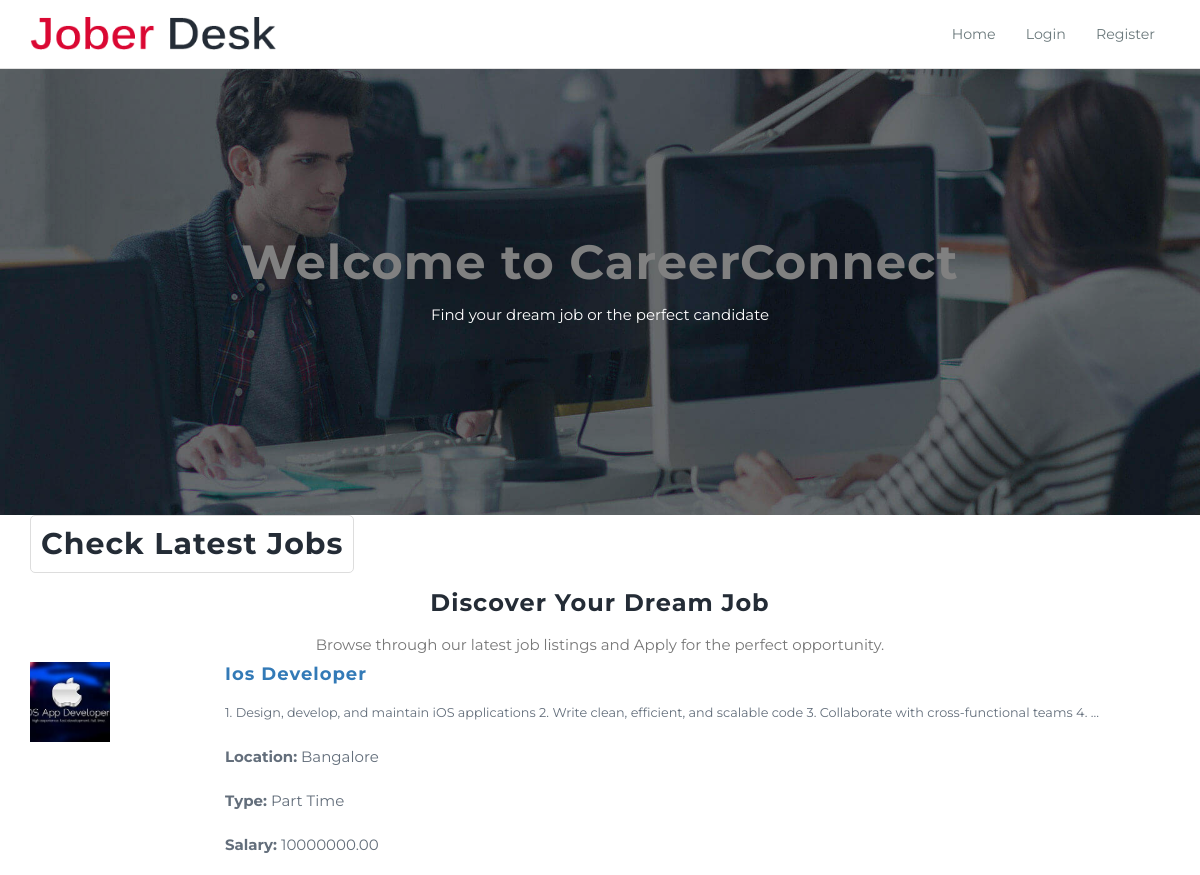
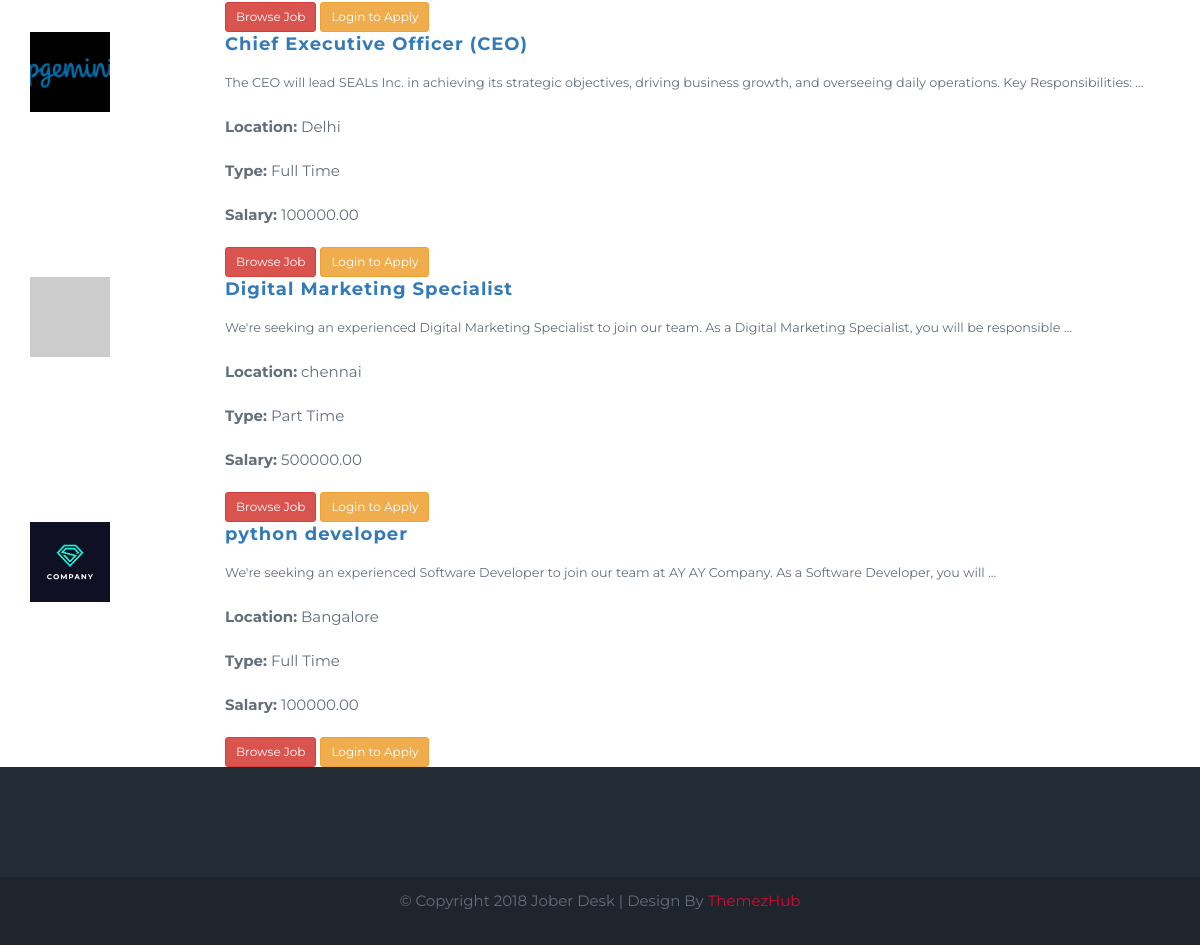
The page / on the database its author committed (2 pictures, top to bottom).
### adminpanel/models.py (models this page shows, shortened)
class Job(models.Model):
    JOB_TYPE_CHOICES = [
        ('Part Time', 'Part Time'),
        ('Full Time', 'Full Time'),
    ]
    REGION_CHOICES = [
        ('Anywhere', 'Anywhere'),
        ('India', 'India'),
        ('USA', 'USA'),
        ('Canada', 'Canada'),
    ]
    STATUS_CHOICES = [
        ('active', 'Active'),
        ('inactive', 'Inactive'),
        ('closed', 'Closed'),
    ]
    email = models.EmailField(help_text="Contact email for this job posting.")
    job_title = models.CharField(max_length=255, db_index=True)
    job_location = models.CharField(max_length=255)
    job_region = models.CharField(max_length=100, choices=REGION_CHOICES, db_index=True)
    job_type = models.CharField(max_length=50, choices=JOB_TYPE_CHOICES)
    job_description = models.TextField()
    qualifications = models.TextField()
    salary = models.DecimalField(max_digits=10, decimal_places=2, blank=True, null=True)
    company_name = models.CharField(max_length=255)
    company_tagline = models.CharField(max_length=255, blank=True, null=True)
    company_description = models.TextField(blank=True, null=True)
    company_website = models.URLField(blank=True, null=True)
    featured_image = models.ImageField(upload_to='job_images/', blank=True, null=True)
    logo = models.ImageField(upload_to='company_logos/', blank=True, null=True)
    posted_by = models.ForeignKey(CustomUser, on_delete=models.CASCADE, related_name='jobs')
    posted_at = models.DateTimeField(auto_now_add=True)
    status = models.CharField(max_length=10, choices=STATUS_CHOICES, default='active')  # New status field

### sitevisitor/views.py (the view)
# urls.py: 2. Add a URL to urlpatterns:  path('', views.home, name='home')
def home(request):
    jobs = Job.objects.all()  # Retrieve all jobs from the database
    return render(request, 'sitevisitor/home.html', {'jobs': jobs})

### sitevisitor/templates/sitevisitor/home.html (shortened to what this page needs)
{% extends 'sitevisitor/site_base.html' %}
{% load static %}
{% block content %}
<div class="container mt-5">
    <h3 class="fw-bold" style="padding: 10px; border: 1px solid #ddd; border-radius: 5px; display: inline-block;">
        Check Latest Jobs
    <h4 class="mb-4 text-center">Discover Your Dream Job</h4>
    <p class="text-center text-muted">Browse through our latest job listings and Apply for the perfect opportunity.</p>
    <div class="row">
        {% for job in jobs %}
            <div class="col-md-12 mb-4">
                <div class="card shadow-sm border-0">
                    <div class="row g-0">
                        <div class="col-md-2 d-flex align-items-center justify-content-center bg-light">
                            {% if job.featured_image %}
                                <img src="{{ job.featured_image.url }}"
                                     class="img-fluid rounded-circle"
                                     alt="Job Image"
                                     style="width: 80px; height: 80px; object-fit: cover;">
                            {% else %}
                                <img src="https://via.placeholder.com/80"
                                     class="img-fluid rounded-circle"
                                     alt="Placeholder"
                                     style="width: 80px; height: 80px; object-fit: cover;">
                            {% endif %}
                        </div>
                        <div class="col-md-10">
                            <div class="card-body">
                                <h5 class="card-title text-primary">{{ job.job_title }}</h5>
                                <p class="card-text text-secondary small">{{ job.job_description|truncatewords:20 }}</p>
                                <div class="d-flex flex-wrap justify-content-between">
                                    <p class="card-text mb-1">
                                        <strong>Location:</strong> {{ job.job_location }}
                                    </p>
                                    <p class="card-text mb-1">
                                        <strong>Type:</strong> {{ job.job_type }}
                                    </p>
                                    <p class="card-text mb-1">
                                        <strong>Salary:</strong> {{ job.salary|default:"Not Disclosed" }}
                                    </p>
                                </div>
                                <div class="d-flex justify-content-end mt-3">
                                    <a href="{% url 'jobs:job_view' job.id %}" class="btn btn-danger btn-sm me-2">Browse Job</a>
                                    {% if user.is_authenticated %}
                                        <a href="{% url 'users:apply_for_job' job.id %}" class="btn btn-danger btn-sm">Apply Now</a>
                                    {% else %}
                                        <a href="{% url 'sitevisitor:login' %}" class="btn btn-warning btn-sm">Login to Apply</a>
                                    {% endif %}
                                </div>
                            </div>
                        </div>
                    </div>
                </div>
            </div>
        {% empty %}
            <div class="col-12">
                <p class="text-center text-muted">No jobs available at the moment. Check back later!</p>
            </div>
        {% endfor %}
    </div>
</div>
{% endblock %}

### static/css/common.css (style rules this page uses)
html,body { width:100%; height: auto; margin:0; padding:0; overflow-x: hidden; }
body { font-family: 'Open Sans', sans-serif; position: relative; font-size:14px; line-height:24px; color:#6f6f6f; }
a { color: #6f6f6f; }
a, a:active, a:focus, a:hover { outline:none; -webkit-transition: all 0.3s ease-in-out; -moz-transition: all 0.3s ease-in-out; -o-transition: all 0.3s ease-in-out; -ms-transition: all 0.3s ease-in-out; transition: all 0.3s ease-in-out; }
h1, h2, h3, h4, h5, h6 { color:#3f3f3f; margin:0 0 15px 0; letter-spacing: 1px; font-weight: bold; }
h3 { font-size:30px; line-height:36px; }
h4 { font-size:24px; line-height:30px; }
h5 { font-size:18px; line-height:24px; }
p { margin-bottom:20px; }

### static/css/main.css (style rules this page uses)
body { background:#ffffff; font-family: 'Montserrat', sans-serif; font-size:15px; color:#636e7b; }
h1, h2, h3, h4, h5, h6 { color:#242c36; margin: 0 0 15px 0; letter-spacing: 1px; font-weight: bold; }
.text-muted { margin-bottom: 5px; }

### rows shown on the page
Job: featured_image (picture), job_title "Ios Developer", job_description "1. Design, develop, and maintain iOS applications 2. Write clean, efficient, and scalable code 3. Collaborate with cross-functional teams 4. …", job_location "Bangalore", job_type "Part Time", salary "10000000.00"
Job: featured_image (picture), job_title "Chief Executive Officer (CEO)", job_description "The CEO will lead SEALs Inc. in achieving its strategic objectives, driving business growth, and overseeing daily operations. Key Responsibilities: …", job_location "Delhi", job_type "Full Time", salary "100000.00"
Job: job_title "Digital Marketing Specialist", job_description "We're seeking an experienced Digital Marketing Specialist to join our team. As a Digital Marketing Specialist, you will be responsible …", job_location "chennai", job_type "Part Time", salary "500000.00"
Job: featured_image (picture), job_title "python developer", job_description "We're seeking an experienced Software Developer to join our team at AY AY Company. As a Software Developer, you will …", job_location "Bangalore", job_type "Full Time", salary "100000.00"
